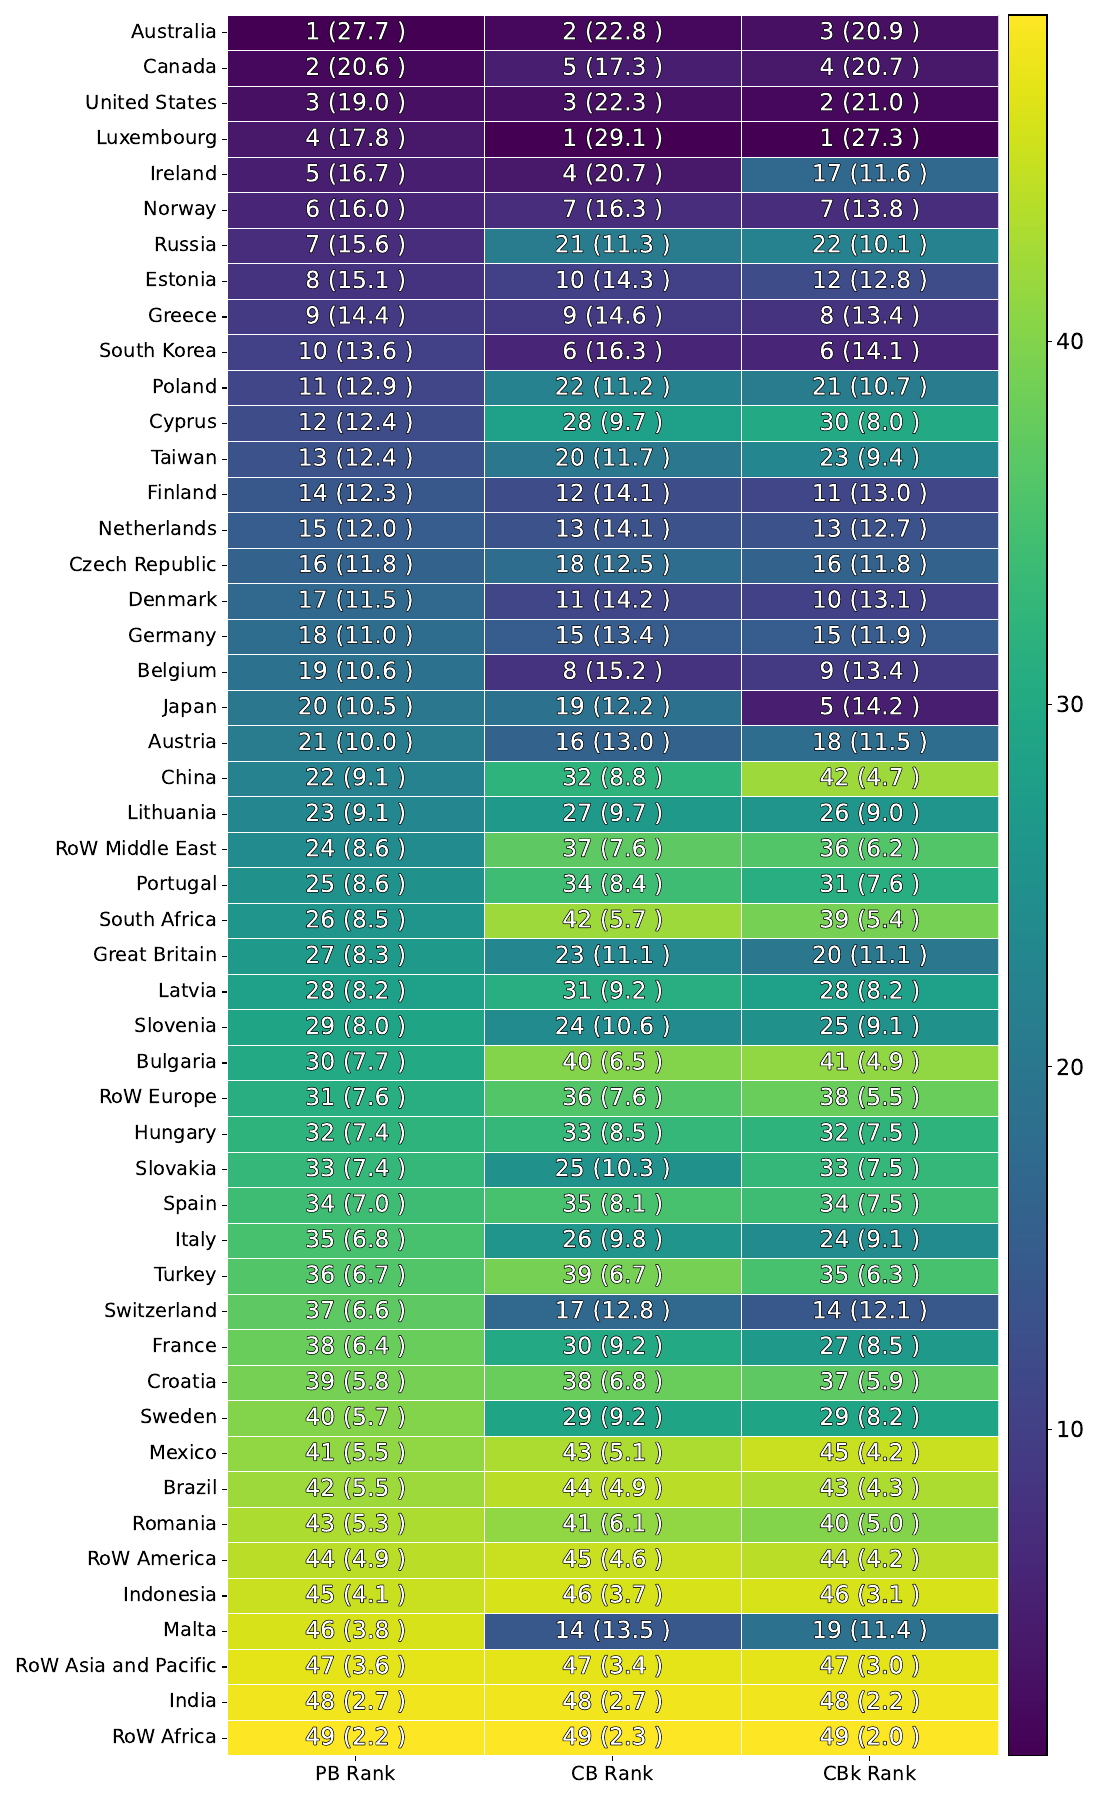

Write Python code to recreate this figure.
import pandas as pd
import seaborn as sns
import matplotlib.pyplot as plt
import matplotlib.patheffects as path_effects
import numpy as np

df19 = pd.read_excel("datapaper.xlsx", index_col=[0, 1]).xs(2019, level=1).drop("World")

# Compute rankings for each method
df19["CB Rank"] = df19["CB total"].rank(ascending=False)
df19["CBk Rank"] = df19["CBk total"].rank(ascending=False)
df19["PB Rank"] = df19["PB"].rank(ascending=False)

# Extract the rank columns for visualization
df_rank = df19[["PB Rank", "CB Rank", "CBk Rank"]]
df_rank = df_rank.sort_values(by="PB Rank")


plt.figure(figsize=(11, 18))
pe = [path_effects.Stroke(linewidth=1, foreground="black"), path_effects.Normal()]


annot_array = df_rank.copy()

for col in df_rank.columns:
    value_col = col.split(" ")[0]
    if value_col != "PB":
        value_col += " total"

    for idx in df_rank.index:
        rank_val = df_rank.at[idx, col]
        footprint_val = df19.at[idx, value_col]
        annot_array.at[idx, col] = f"{rank_val:.0f} ({footprint_val:.1f} )"


# Create the heatmap WITHOUT a colorbar
ax = sns.heatmap(
    df_rank,
    cmap="viridis",
    annot=annot_array,
    fmt="s",
    linewidths=0.5,
    annot_kws={"color": "white", "path_effects": pe, "size": 17},
    cbar=False,
)


# Create a custom colorbar with a specific width
from mpl_toolkits.axes_grid1 import make_axes_locatable

divider = make_axes_locatable(ax)
cax = divider.append_axes("right", size="5%", pad=0.1)
cbar = plt.colorbar(ax.get_children()[0], cax=cax)
cbar.ax.tick_params(labelsize=16)


# plt.title('Region Rankings by Different Methods')

# cbar = ax.collections[0].colorbar


# Increase size of axis labels and title
ax.set_xlabel("")
ax.set_ylabel("")
ax.set_xticklabels(ax.get_xticklabels(), fontsize=14)
ax.set_yticklabels(ax.get_yticklabels(), fontsize=14)

plt.tight_layout()

plt.savefig("heatmap.svg")
plt.savefig("heatmap.png")
plt.savefig("heatmap.pdf")
plt.show()
